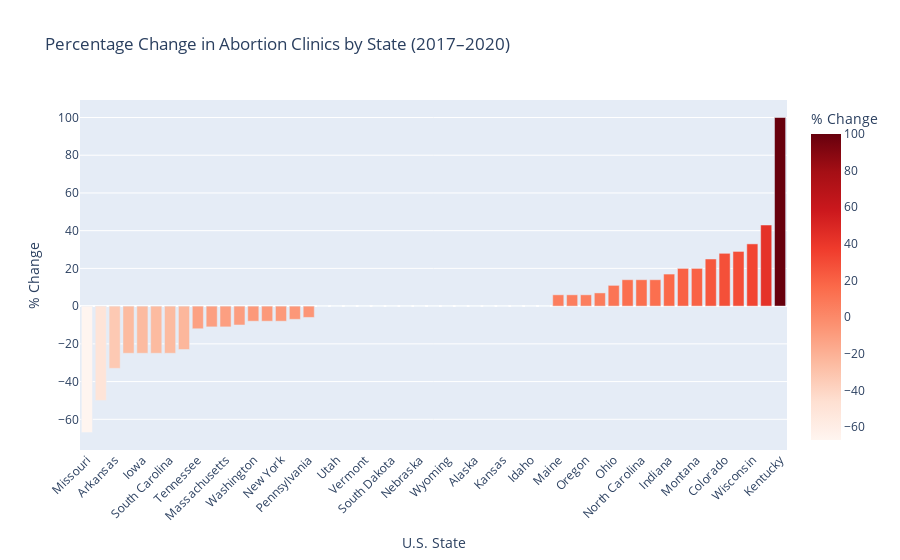

Notebook source saved alongside this figure:
### Code cell
abortions = abortions_raw.copy()

# Clean the data
abortions['U.S. State'] = abortions['U.S. State'].str.strip()
abortions['% change in the no. of abortion clinics, 2017-2020'] = pd.to_numeric(
    abortions['% change in the no. of abortion clinics, 2017-2020'], errors='coerce'
)
abortions_clean = abortions.dropna(subset=['U.S. State', '% change in the no. of abortion clinics, 2017-2020'])

# Sort by clinic change
abortions_sorted = abortions_clean.sort_values('% change in the no. of abortion clinics, 2017-2020')

# Create bar chart
fig = px.bar(
    abortions_sorted,
    x='U.S. State',
    y='% change in the no. of abortion clinics, 2017-2020',
    title="Percentage Change in Abortion Clinics by State (2017–2020)",
    labels={'% change in the no. of abortion clinics, 2017-2020': '% Change'},
    color='% change in the no. of abortion clinics, 2017-2020',
    color_continuous_scale='Reds'
)

fig.update_layout(xaxis_tickangle=-45)
fig.show()

### Figure 1 — Plotly figure (JSON) as saved in the notebook; plotly's stock layout.template omitted (floating-point values rounded to 4 significant figures)
{"data": [{"alignmentgroup": "True", "hovertemplate": "U.S. State=%{x}<br>% Change=%{marker.color}<extra></extra>", "legendgroup": "", "marker": {"color": [-67, -50, -33, -25, -25, -25, -25, -23, -12, -11, -11, -10, -8, -8, -8, -7, -6, 0, 0, 0, 0, 0, 0, 0, 0, 0, 0, 0, 0, 0, 0, 0, 0, 0, 6, 6, 6, 7, 11, 14, 14, 14, 17, 20, 20, 25, 28, 29, 33, 43, 100], "coloraxis": "coloraxis", "pattern": {"shape": ""}}, "name": "", "offsetgroup": "", "orientation": "v", "showlegend": false, "textposition": "auto", "type": "bar", "x": ["Missouri", "Rhode Island", "Arkansas", "Louisiana", "Iowa", "Delaware", "South Carolina", "Connecticut", "Tennessee", "Florida", "Massachusetts", "New Jersey", "Washington", "Maryland", "New York", "Georgia", "Pennsylvania", "New Mexico", "Utah", "North Dakota", "Vermont", "New Hampshire", "South Dakota", "West Virginia", "Nebraska", "Alabama", "Wyoming", "Mississippi", "Alaska", "Arizona", "Kansas", "District of Columbia", "Idaho", "Hawaii", "Maine", "Virginia", "Oregon", "California", "Ohio", "Michigan", "North Carolina", "Texas", "Indiana", "Illinois", "Montana", "Oklahoma", "Colorado", "Nevada", "Wisconsin", "Minnesota", "Kentucky"], "xaxis": "x", "y": [-67, -50, -33, -25, -25, -25, -25, -23, -12, -11, -11, -10, -8, -8, -8, -7, -6, 0, 0, 0, 0, 0, 0, 0, 0, 0, 0, 0, 0, 0, 0, 0, 0, 0, 6, 6, 6, 7, 11, 14, 14, 14, 17, 20, 20, 25, 28, 29, 33, 43, 100], "yaxis": "y"}], "layout": {"barmode": "relative", "coloraxis": {"colorbar": {"title": {"text": "% Change"}}, "colorscale": [[0, "rgb(255,245,240)"], [0.125, "rgb(254,224,210)"], [0.25, "rgb(252,187,161)"], [0.375, "rgb(252,146,114)"], [0.5, "rgb(251,106,74)"], [0.625, "rgb(239,59,44)"], [0.75, "rgb(203,24,29)"], [0.875, "rgb(165,15,21)"], [1, "rgb(103,0,13)"]]}, "legend": {"tracegroupgap": 0}, "title": {"text": "Percentage Change in Abortion Clinics by State (2017–2020)"}, "xaxis": {"anchor": "y", "domain": [0, 1], "tickangle": -45, "title": {"text": "U.S. State"}}, "yaxis": {"anchor": "x", "domain": [0, 1], "title": {"text": "% Change"}}}}
